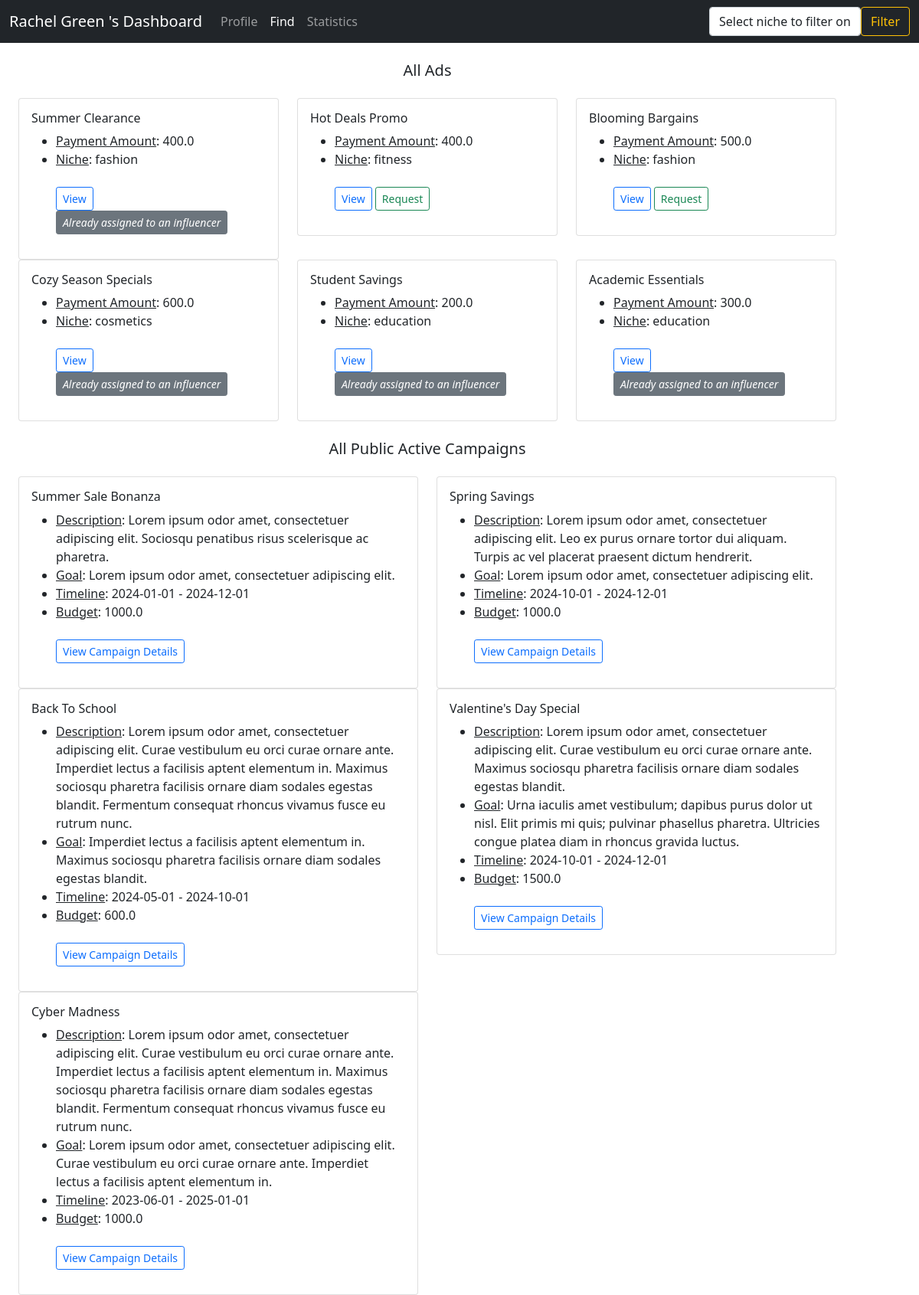
The app's page /influencer_find/1 with its own data.
### backend/models.py (models this page shows)
class Influencer(db.Model):
    __tablename__ = 'influencer'
    id = db.Column(db.Integer, primary_key=True)
    first_name = db.Column(db.String, nullable=False)
    last_name = db.Column(db.String)
    age = db.Column(db.Integer, nullable=False)
    username = db.Column(db.String, unique=True, nullable=False)
    password = db.Column(db.String, nullable=False)
    email = db.Column(db.String, unique=True, nullable=False)
    earning = db.Column(db.Integer, default=0)
    flagged = db.Column(db.Boolean, default=False)
    reach = db.relationship('Reach', backref='influencer', cascade='all, delete-orphan')
    ad_request = db.relationship('Ad_Request', backref='influencer')
    influencer_niche = db.relationship('Influencer_Niche', backref='influencer')

class Ad_Request(db.Model):
    __tablename__ = 'ad_request'
    id = db.Column(db.Integer, primary_key=True)
    influencer_id = db.Column(db.Integer, db.ForeignKey('influencer.id'))
    campaign_id = db.Column(db.Integer, db.ForeignKey('campaign.id'), nullable=False)
    title = db.Column(db.String, nullable=False)
    status = db.Column(db.Enum('pending', 'accepted', 'completed', 'requested'))
    payment_amount = db.Column(db.Float, nullable=False)
    requirement = db.Column(db.String, nullable=False)
    niche_id = db.Column(db.Integer, db.ForeignKey('niche.id'), nullable=False)

class Niche(db.Model):
    __tablename__ = 'niche'
    id = db.Column(db.Integer, primary_key=True)
    name = db.Column(db.String, nullable=False)
    influencer_niche = db.relationship('Influencer_Niche', backref='niche')
    ad_request = db.relationship('Ad_Request', backref='niche')

class Campaign(db.Model):
    __tablename__ = 'campaign'
    id = db.Column(db.Integer, primary_key=True)
    sponsor_id = db.Column(db.Integer, db.ForeignKey('sponsor.id'), nullable=False)
    visibility = db.Column(db.Enum('private', 'public'), default='public', nullable=False)
    title = db.Column(db.String, nullable=False)
    description = db.Column(db.String)
    goal = db.Column(db.String)
    start_date = db.Column(db.Date, nullable=False)
    end_date = db.Column(db.Date, nullable=False)
    budget = db.Column(db.Float, nullable=False)
    flagged = db.Column(db.Boolean, default=False)
    ad_request = db.relationship('Ad_Request', backref='campaign', cascade='all, delete-orphan')

### backend/controllers.py (the view)
@app.route('/influencer_find/<int:influencer_id>', methods=['GET', 'POST'])
def influencer_find(influencer_id):
    influencer = Influencer.query.filter_by(id=influencer_id).first()
    niches = Niche.query.all()
    filtered_niche_id = request.args.get('niche_id')
    if not filtered_niche_id:
        return render_template('influencer_find.html', fname=influencer.first_name, lname=influencer.last_name, influencer_id=influencer_id,
                           all_public_campaigns=fetch_all_public_campaigns(), all_ads=fetch_all_ads(), niches=niches)
    else:
        return render_template('influencer_find.html', fname=influencer.first_name, lname=influencer.last_name, influencer_id=influencer_id,
                               all_ads=fetch_all_ads(filtered_niche_id), niches=niches)

### backend/controllers.py (called while the page is built)
def fetch_all_public_campaigns():
    current_date = datetime.now().date()
    campaigns = Campaign.query.filter(Campaign.end_date > current_date, Campaign.visibility=='public', Campaign.flagged==False).all()
    all_public_campaigns = {}
    for campaign in campaigns:
        if campaign.id not in all_public_campaigns.keys():
            all_public_campaigns[campaign.id] = {'title': campaign.title, 'description': campaign.description, 'goal': campaign.goal,
                                                 'sdate': campaign.start_date, 'edate': campaign.end_date, 'budget': campaign.budget}
    return all_public_campaigns

### templates/influencer_find.html (shortened to what this page needs)
<!DOCTYPE html>
<html lang="en">
<head>
    <link href="https://cdn.jsdelivr.net/npm/bootstrap@5.0.2/dist/css/bootstrap.min.css" rel="stylesheet">
</head>
<body>
    <div id="container">
        <div id="panel">
            <nav class="navbar navbar-expand-lg navbar-dark bg-dark">
                <div class="container-fluid">
                    <label class="navbar-brand">{{ fname }} {{ lname }}'s Dashboard</label>
                    <div class="collapse navbar-collapse" id="navbarNavAltMarkup">
                        <ul class="navbar-nav me-auto mb-2 mb-lg-0">
                            <li class="nav-item"><a class="nav-link" href="/influencer_dashboard/{{ influencer_id }}">Profile</a></li>
                            <li class="nav-item"><a class="nav-link active" href="/influencer_find/{{ influencer_id }}">Find</a></li>
                            <li class="nav-item"><a class="nav-link" href="/influencer_statistics/{{ influencer_id }}">Statistics</a></li>
                        </ul>
                        <form class="d-flex" method="GET" action="/influencer_find/{{ influencer_id }}">
                            <select class="form-control" name="niche_id">
                                <option value="" disabled selected>Select niche to filter on</option>
                            </select>
                            <button class="btn btn-outline-warning" type="submit">Filter</button>
                        </form>
                    </div>
                </div>
            </nav>
        </div>
        <div class="container row">
            <h5 class="text-center my-4">All Ads</h5>
            {% if all_ads %}
                {% for key, value in all_ads.items() %}
                    <div class="col-sm-4">
                        <div class="card">
                            <div class="card-body">
                                <h6 class="card-title">{{ value.ad_title }}</h6>
                                <ul>
                                    <li><u>Payment Amount</u>: {{ value.payment_amount }}</li>
                                    <li><u>Niche</u>: {{ value.niche }}</li> <br>
                                    <button type="button" class="btn btn-outline-primary btn-sm" data-bs-toggle="modal" data-bs-target="#viewAdRequestModal{{ key }}">View</button>
                                    {% if value.assigned_influencer %}
                                        <button class="btn btn-secondary btn-sm"><i>Already assigned to an influencer</i></button>
                                    {% else %}
                                        <a href="/request_sponsor_for_ad/{{ influencer_id }}/{{ key }}" class="btn btn-outline-success btn-sm">Request</a>
                                    {% endif %}
                                </ul>
                            </div>
                        </div>
                    </div>
                {% endfor %}
            {% else %}
                    <h6 class="text-secondary">Nothing available to show</h6>
            {% endif %}
        </div>
        <div class="container row">
            <h5 class="text-center my-4">All Public Active Campaigns</h5>
            {% if all_public_campaigns %}
                {% for key, value in all_public_campaigns.items() %}
                    <div class="col-sm-6">
                        <div class="card">
                            <div class="card-body">
                                <h6 class="card-title">{{ value.title }}</h6>
                                <ul>
                                    <li><u>Description</u>: {{ value.description }}</li>
                                    <li><u>Goal</u>: {{ value.goal }}</li>
                                    <li><u>Timeline</u>: {{ value.sdate }} - {{ value.edate }}</li>
                                    <li><u>Budget</u>: {{ value.budget }}</li> <br>
                                    <a href="/campaign_details_for_influencer/{{ influencer_id }}/{{ key }}" class="btn btn-outline-primary btn-sm">View Campaign Details</a>
                                </ul>
                            </div>
                        </div>
                    </div>
                {% endfor %}
            {% else %}
                    <h6 class="text-secondary">Nothing available to show</h6>
            {% endif %}
        </div>
    </div>
</body>
</html>

### records on screen
Influencer: first_name "Rachel", last_name "Green"
Ad_Request: ad_title "Summer Clearance", payment_amount "400.0"
Niche: niche "fashion" "fashion"
Ad_Request: ad_title "Hot Deals Promo", payment_amount "400.0"
Niche: niche "fitness"
Ad_Request: ad_title "Blooming Bargains", payment_amount "500.0"
Ad_Request: ad_title "Cozy Season Specials", payment_amount "600.0"
Niche: niche "cosmetics"
Ad_Request: ad_title "Student Savings", payment_amount "200.0"
Niche: niche "education" "education"
Ad_Request: ad_title "Academic Essentials", payment_amount "300.0"
Campaign: title "Summer Sale Bonanza", description "Lorem ipsum odor amet, consectetuer adipiscing elit. Sociosqu penatibus risus scelerisque ac pharetra.", goal "Lorem ipsum odor amet, consectetuer adipiscing elit.", sdate "2024-01-01", edate "2024-12-01", budget "1000.0"
Campaign: title "Spring Savings", description "Lorem ipsum odor amet, consectetuer adipiscing elit. Leo ex purus ornare tortor dui aliquam. Turpis ac vel placerat praesent dictum hendrerit.", goal "Lorem ipsum odor amet, consectetuer adipiscing elit.", sdate "2024-10-01", edate "2024-12-01", budget "1000.0"
Campaign: title "Back To School", description "Lorem ipsum odor amet, consectetuer adipiscing elit. Curae vestibulum eu orci curae ornare ante. Imperdiet lectus a facilisis aptent elementum in. Maximus sociosqu pharetra facilisis ornare diam sodales egestas blandit. Fermentum consequat rhoncus vivamus fusce eu rutrum nunc.", goal "Imperdiet lectus a facilisis aptent elementum in. Maximus sociosqu pharetra facilisis ornare diam sodales egestas blandit.", sdate "2024-05-01", edate "2024-10-01", budget "600.0"
Campaign: title "Valentine's Day Special", description "Lorem ipsum odor amet, consectetuer adipiscing elit. Curae vestibulum eu orci curae ornare ante. Maximus sociosqu pharetra facilisis ornare diam sodales egestas blandit.", goal "Urna iaculis amet vestibulum; dapibus purus dolor ut nisl. Elit primis mi quis; pulvinar phasellus pharetra. Ultricies congue platea diam in rhoncus gravida luctus.", sdate "2024-10-01", edate "2024-12-01", budget "1500.0"
Campaign: title "Cyber Madness", description "Lorem ipsum odor amet, consectetuer adipiscing elit. Curae vestibulum eu orci curae ornare ante. Imperdiet lectus a facilisis aptent elementum in. Maximus sociosqu pharetra facilisis ornare diam sodales egestas blandit. Fermentum consequat rhoncus vivamus fusce eu rutrum nunc.", goal "Lorem ipsum odor amet, consectetuer adipiscing elit. Curae vestibulum eu orci curae ornare ante. Imperdiet lectus a facilisis aptent elementum in.", sdate "2023-06-01", edate "2025-01-01", budget "1000.0"
